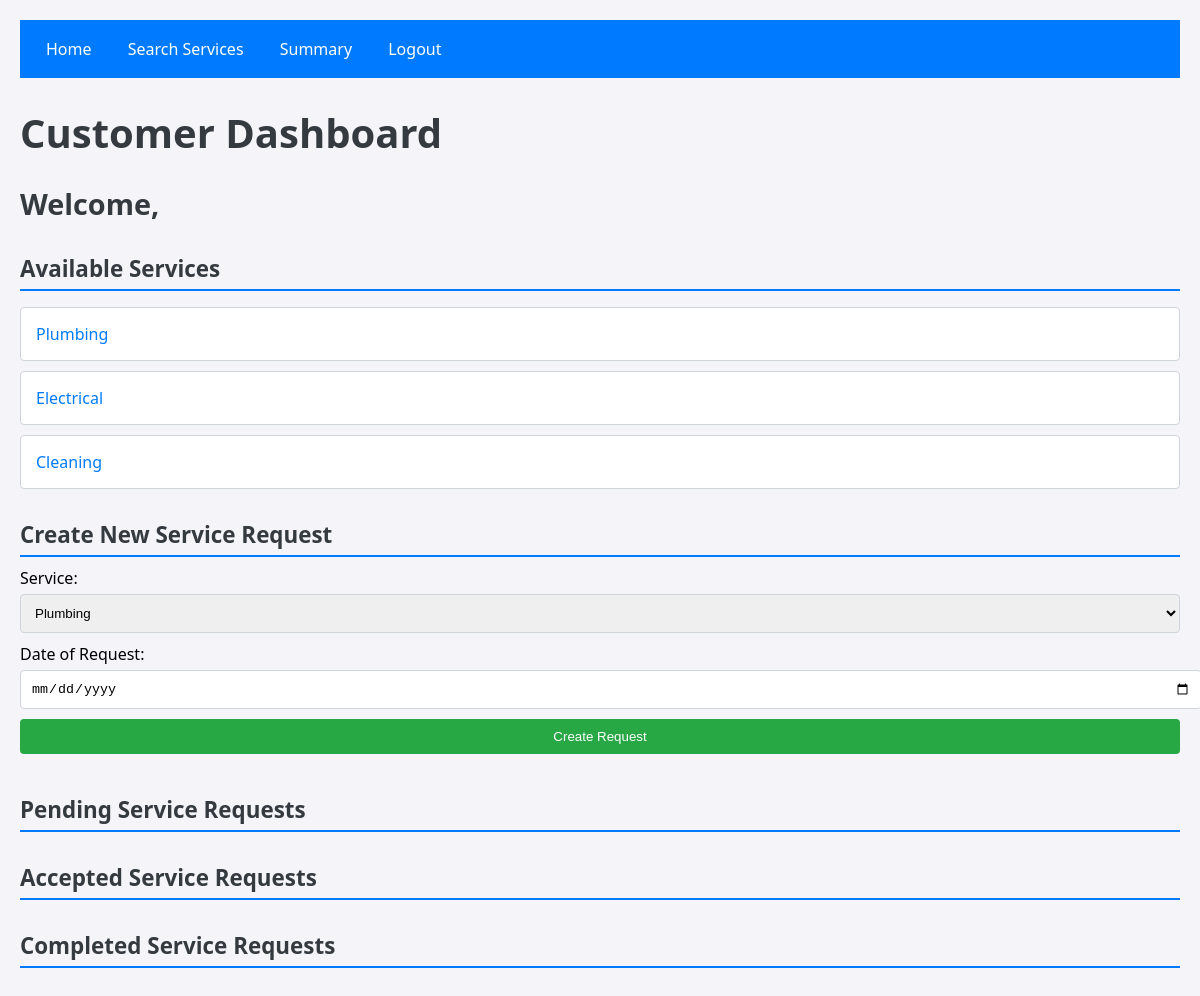
Page /customer_dashboard (signed in) on the committed database.
### models.py (models this page shows)
class Service(db.Model):
    id = db.Column(db.Integer, primary_key=True)
    name = db.Column(db.String(80), nullable=False)
    base_price = db.Column(db.Float, nullable=False)
    time_required = db.Column(db.Integer)
    description = db.Column(db.String(200))
    requests = db.relationship('ServiceRequest', backref='service', lazy=True)

### app.py (the view)
@app.route('/customer_dashboard')
def customer_dashboard():
    customer_id = session['user_id']  # Assume customer is logged in
    customer = Customer.query.get(customer_id)
    pending_requests = ServiceRequest.query.filter_by(customer_id=customer_id, service_status='Pending').all()
    accepted_requests = ServiceRequest.query.filter_by(customer_id=customer_id, service_status='Accepted').all()
    completed_requests = ServiceRequest.query.filter_by(customer_id=customer_id, service_status='Completed').all()
    services = Service.query.all()  # Fetch all services for creating new requests
    return render_template(
        'customer_dashboard.html',
        customer=customer,
        pending_requests=pending_requests,
        accepted_requests=accepted_requests,
        completed_requests=completed_requests,
        services=services
    )

### templates/customer_dashboard.html (shortened to what this page needs)
<!DOCTYPE html>
<html lang="en">
<head>
    <link rel="stylesheet" href="{{ url_for('static', filename='css/cust_dash.css') }}">
</head>
<body>
    <nav>
        <a href="{{ url_for('customer_dashboard') }}">Home</a>
        <a href="{{ url_for('search_services') }}">Search Services</a>
        <a href="{{ url_for('cust_summary') }}">Summary</a>
        <a href="{{ url_for('logout') }}">Logout</a>
    </nav>
    <h1>Customer Dashboard</h1>
    <h2>Welcome, {{ customer.name }}</h2>
    <h3>Available Services</h3>
    <ul>
        {% for service in services %}
        <li><a href="{{ url_for('create_request', service_id=service.id) }}">{{ service.name }}</a></li>
        {% endfor %}
    </ul>
    <h3>Create New Service Request</h3>
    <form action="{{ url_for('create_request') }}" method="POST">
        <div class="form-group">
            <label for="service_id">Service:</label>
            <select name="service_id" id="service_id" required>
                {% for service in services %}
                    <option value="{{ service.id }}">{{ service.name }}</option>
                {% endfor %}
            </select>
        </div>
        <div class="form-group">
            <label for="date_of_request">Date of Request:</label>
            <input type="date" id="date_of_request" name="date_of_request" required>
        </div>
        <div>
            <button type="submit">Create Request</button>
        </div>
    </form>
    <h3>Pending Service Requests</h3>
    <h3>Accepted Service Requests</h3>
    <h3>Completed Service Requests</h3>
</body>
</html>

### static/css/cust_dash.css (style rules this page uses)
body { font-family: 'Segoe UI', Tahoma, Geneva, Verdana, sans-serif; background-color: #f4f4f9; margin: 0; padding: 20px; }
nav { background-color: #007BFF; padding: 10px; margin-bottom: 20px; }
nav a { color: #fff; text-decoration: none; padding: 8px 16px; display: inline-block; }
h1, h2, h3 { color: #343a40; }
h1 { font-size: 2.5em; margin-bottom: 10px; }
h2 { font-size: 1.8em; margin-bottom: 20px; }
h3 { font-size: 1.4em; margin-top: 30px; margin-bottom: 10px; border-bottom: 2px solid #007BFF; padding-bottom: 5px; }
form { margin-bottom: 20px; }
form label { display: block; margin-bottom: 5px; }
form select, form input, form button { margin-bottom: 10px; padding: 10px; border: 1px solid #ced4da; border-radius: 4px; width: 100%; }
form button { background-color: #28a745; color: #fff; border: none; cursor: pointer; }
ul { list-style: none; padding: 0; }
ul li { background-color: #fff; border: 1px solid #ced4da; padding: 15px; margin-bottom: 10px; border-radius: 4px; }
ul li a { color: #007BFF; text-decoration: none; }

### rows in the picture
Service: name "Plumbing"
Service: name "Electrical"
Service: name "Cleaning"

### other values in the picture
form field service_id "Plumbing"
